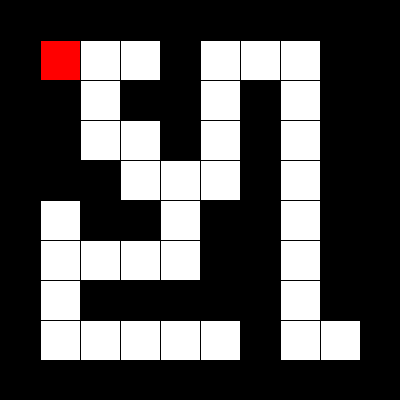
Frame 1 (no input)
Frame 60 (the mouse pressed at the canvas centre just before this capture): identical to frame 1, image omitted
Frame 120 (the mouse held since frame 60 and released just before this capture): identical to frame 1, image omitted

The Processing sketch that drew this single still picture (run headless with seeded random() and noise(); from frame 60 on, the mouse is pressed at the canvas centre):

// Processing sketch: week15_06_maze_DFS_visited
// ── week15_06_maze_DFS_visited.pde
int [][]maze = {
  {1, 1, 1, 1, 1, 1, 1, 1, 1, 1},
  {1, 0, 0, 0, 1, 0, 0, 0, 1, 1},
  {1, 1, 0, 1, 1, 0, 1, 0, 1, 1},
  {1, 1, 0, 0, 1, 0, 1, 0, 1, 1},
  {1, 1, 1, 0, 0, 0, 1, 0, 1, 1},
  {1, 0, 1, 1, 0, 1, 1, 0, 1, 1},
  {1, 0, 0, 0, 0, 1, 1, 0, 1, 1},
  {1, 0, 1, 1, 1, 1, 1, 0, 1, 1},
  {1, 0, 0, 0, 0, 0, 1, 0, 0, 1},
  {1, 1, 1, 1, 1, 1, 1, 1, 1, 1},
};
int [][] visited = new int[10][10];
int startI = 1, startJ=1, I=1, J=1, step=1;
void setup() {
  size(400, 400);
  visited[I][J] = step;
}
void draw() {
  for (int i =0; i<maze.length; i++) {
    for (int j =0; j<maze[0].length; j++) {
      if (maze[i][j]==1) fill(0);
      else fill(255);
      rect(j*40, i*40, 40, 40);
    }
  }
  fill(255, 0, 0);
  rect(startJ*40, startI*40, 40, 40);
}
